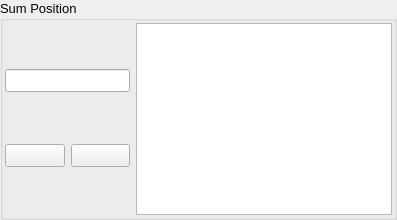
         <widget class="QGroupBox" name="groupBox_7">
          <property name="font">
           <font>
            <pointsize>10</pointsize>
            <kerning>true</kerning>
           </font>
          </property>
          <property name="title">
           <string>Sum Position</string>
          </property>
          <layout class="QVBoxLayout" name="verticalLayout_14">
           <property name="leftMargin">
            <number>2</number>
           </property>
           <property name="topMargin">
            <number>2</number>
           </property>
           <property name="rightMargin">
            <number>2</number>
           </property>
           <property name="bottomMargin">
            <number>2</number>
           </property>
           <item>
            <layout class="QHBoxLayout" name="horizontalLayout_16" stretch="3,0">
             <item>
              <layout class="QVBoxLayout" name="verticalLayout_15">
               <item>
                <widget class="QLineEdit" name="input16"/>
               </item>
               <item>
                <layout class="QHBoxLayout" name="horizontalLayout_17">
                 <item>
                  <widget class="QPushButton" name="plusBtn16">
                   <property name="text">
                    <string/>
                   </property>
                   <property name="icon">
                    <iconset>
                     <normaloff>assets/plus.png</normaloff>assets/plus.png</iconset>
                   </property>
                  </widget>
                 </item>
                 <item>
                  <widget class="QPushButton" name="deleteBtn16">
                   <property name="text">
                    <string/>
                   </property>
                   <property name="icon">
                    <iconset>
                     <normaloff>assets/delete.png</normaloff>assets/delete.png</iconset>
                   </property>
                  </widget>
                 </item>
                </layout>
               </item>
              </layout>
             </item>
             <item>
              <widget class="QListWidget" name="list16"/>
             </item>
            </layout>
           </item>
          </layout>
         </widget>
